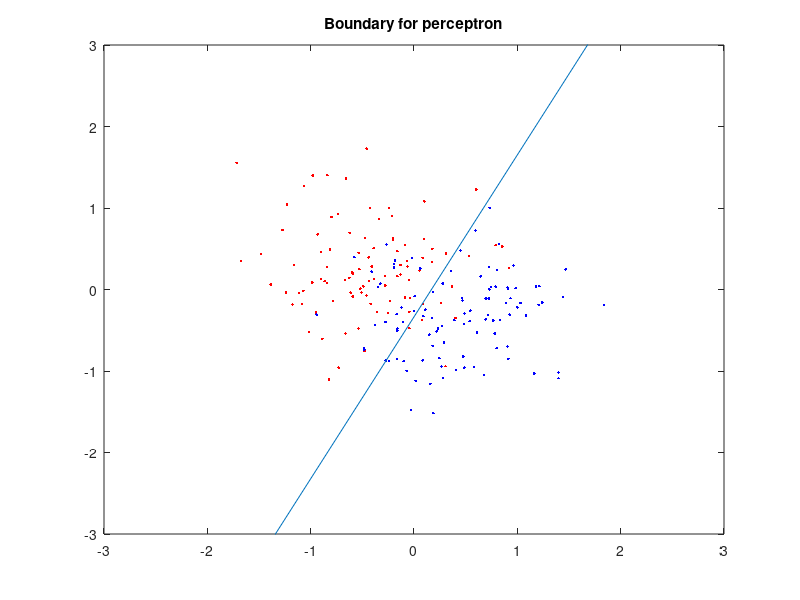
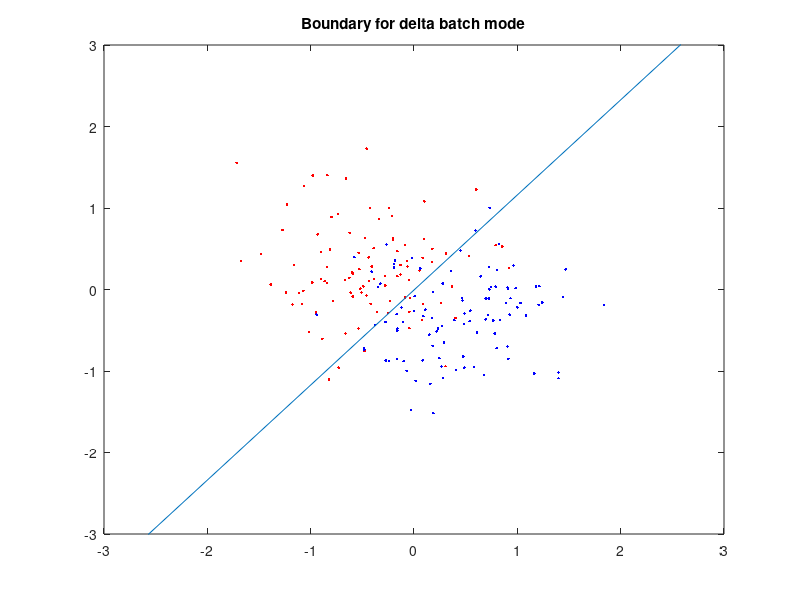
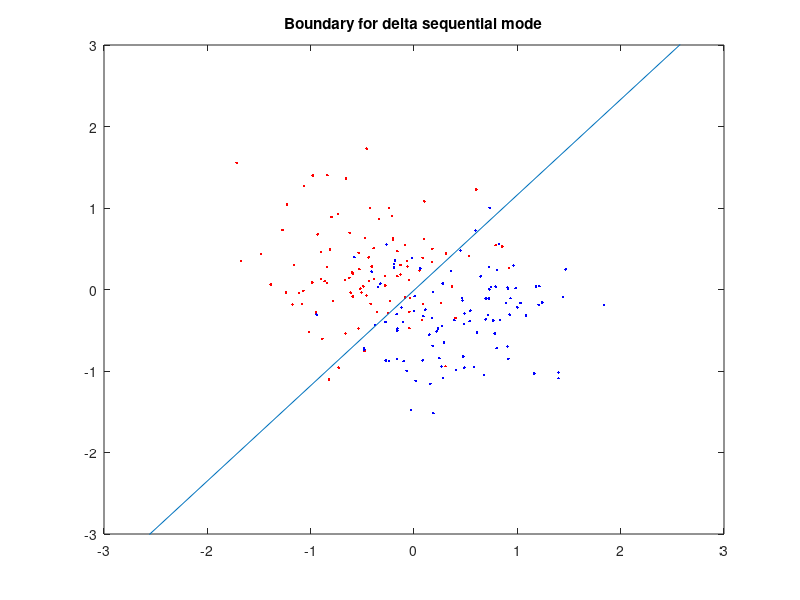
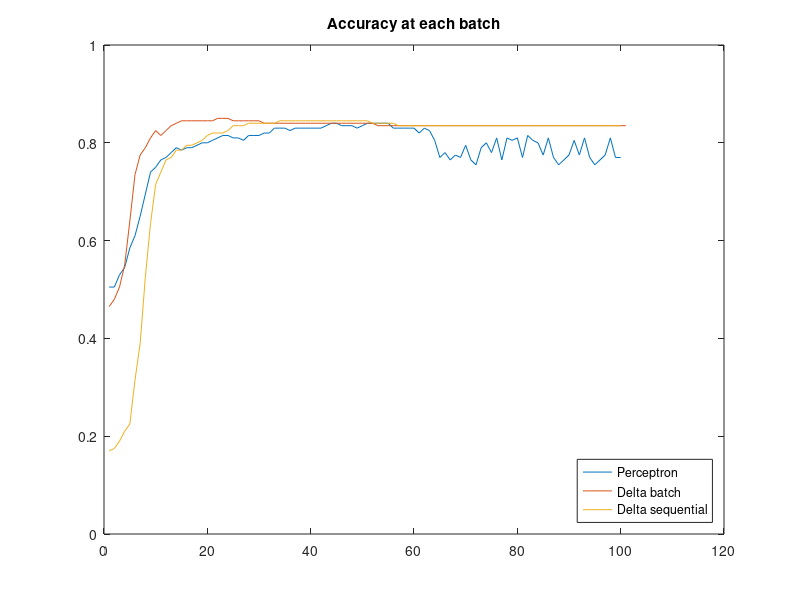

Write MATLAB code to recreate these figures, in order.
%training data
n = 100;
mA = [ -0.40, 0.30]; sigmaA = 0.52;
mB = [0.40, -0.30]; sigmaB = 0.52;
classA(1,:) = randn(1,n) .* sigmaA + mA(1);
classA(2,:) = randn(1,n) .* sigmaA + mA(2);
classA(3,:)=ones(1,n);
classB(1,:) = randn(1,n) .* sigmaB + mB(1);
classB(2,:) = randn(1,n) .* sigmaB + mB(2);
classB(3,:)=-ones(1,n);

tmp = [classA,classB];
patterns=tmp(:,randperm(2*n));
w=randn(1,3);
targets=(patterns(3,:));
patterns=[patterns(1:2,:);ones(1,2*n)];


%test data
tclassA(1,:) = randn(1,n) .* sigmaA + mA(1);
tclassA(2,:) = randn(1,n) .* sigmaA + mA(2);
tclassA(3,:)=ones(1,n);
tclassB(1,:) = randn(1,n) .* sigmaB + mB(1);
tclassB(2,:) = randn(1,n) .* sigmaB + mB(2);
tclassB(3,:)=-ones(1,n);

tmp = [tclassA,tclassB];
tpatterns=tmp(:,randperm(2*n));
ttargets=(tpatterns(3,:));
tpatterns=[tpatterns(1:2,:);ones(1,2*n)];


%% perceptron (3.1.3.1)

eta=0.001;
epoch=100;

e1=[];

for j=1:epoch
    for i=1:n*2

        y=sign(w*patterns(:,i));
        e=targets(i)-y;
    
        deltaw=eta*e*patterns(:,i)';
        w=w+deltaw;

    end
    
    %test
    typerc=sign(w*tpatterns);
    correctperc = sum(typerc==ttargets);
    e1=[e1,correctperc/200];
    
end

figure(1)
plot(classA(1,:),classA(2,:),'r.')
hold on

plot(classB(1,:),classB(2,:),'b.')

w1= ([w(1),w(2)]./norm(w))*(-w(3))/norm(w);
w2=[w1(2),-w1(1)]+w1;


xlim([-3 3])
ylim([-3 3])

m = (w2(2)-w2(1))/(w1(2)-w1(1));
n1 = w2(2)*m - w1(2);
y1 = m*-3 + n1;
y2 = m*3 + n1;
line([-3,3],[y1 y2])
title('Boundary for perceptron')
hold off



%% delta bacth mode (3.1.3.1)

epochs = 100;
eta=0.001;
w=randn(1,3);

e2=[];

for i=0:epochs

    e=w*patterns-targets;
    
    deltaw=eta*e*patterns';
    w=w-deltaw;
    
    
    %test
    tydelta=sign(w*tpatterns);
    correctdelta = sum(tydelta==ttargets);
    e2=[e2,correctdelta/200];
    
end


%test
tydelta=sign(w*tpatterns);
correctdelta = sum(tydelta==ttargets);

figure(2)
plot(classA(1,:),classA(2,:),'r.')
hold on

plot(classB(1,:),classB(2,:),'b.')
w1= ([w(1),w(2)]./norm(w))*(-w(3))/norm(w);
w2=[w1(2),-w1(1)]+w1;

xlim([-3 3])
ylim([-3 3])

m = (w2(2)-w2(1))/(w1(2)-w1(1));
n1 = w2(2)*m - w1(2);
y1 = m*-3 + n1;
y2 = m*3 + n1;
title('Boundary for delta batch mode')
line([-3,3],[y1 y2])
hold off


%% delta sequential (3.1.3.1)

w=randn(1,3);

e3=[];

for i=1:epochs

    for j=1:n*2
        e=w*patterns(:,j)-targets(:,j);

        deltaw=eta*e*patterns(:,j)';
        w=w-deltaw;
    end
    
    %test
    tydelta=sign(w*tpatterns);
    correctdelta = sum(tydelta==ttargets);
    e3=[e3,correctdelta/200];
    
end

figure(3)
plot(classA(1,:),classA(2,:),'r.')
hold on

plot(classB(1,:),classB(2,:),'b.')
w1= ([w(1),w(2)]./norm(w))*(-w(3))/norm(w);
w2=[w1(2),-w1(1)]+w1;


xlim([-3 3])
ylim([-3 3])

m = (w2(2)-w2(1))/(w1(2)-w1(1));
n1 = w2(2)*m - w1(2);
y1 = m*-3 + n1;
y2 = m*3 + n1;
title('Boundary for delta sequential mode')
line([-3,3],[y1 y2])
hold off

%% Ploting mean square error (3.1.3.1)

figure(4)
plot(e1)
hold on
plot(e2)

%comment e3 for 3.1.2.1
plot(e3)
legend('Perceptron','Delta batch','Delta sequential','Location','southeast')
title('Accuracy at each batch')





